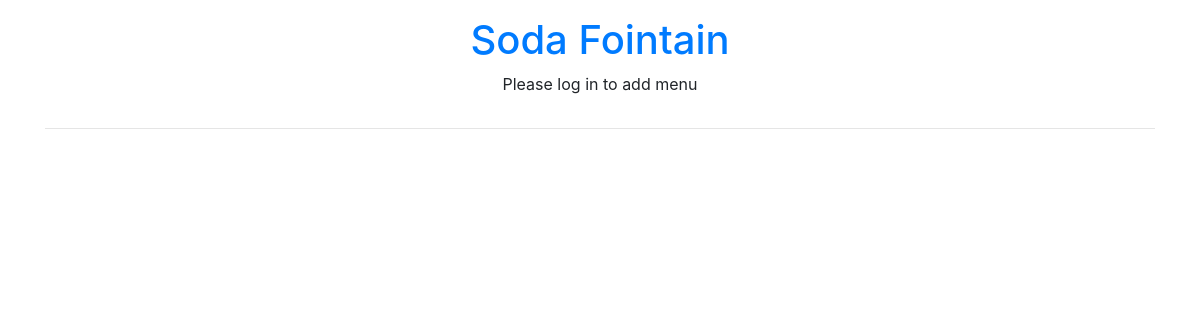
The app's page /, older data.
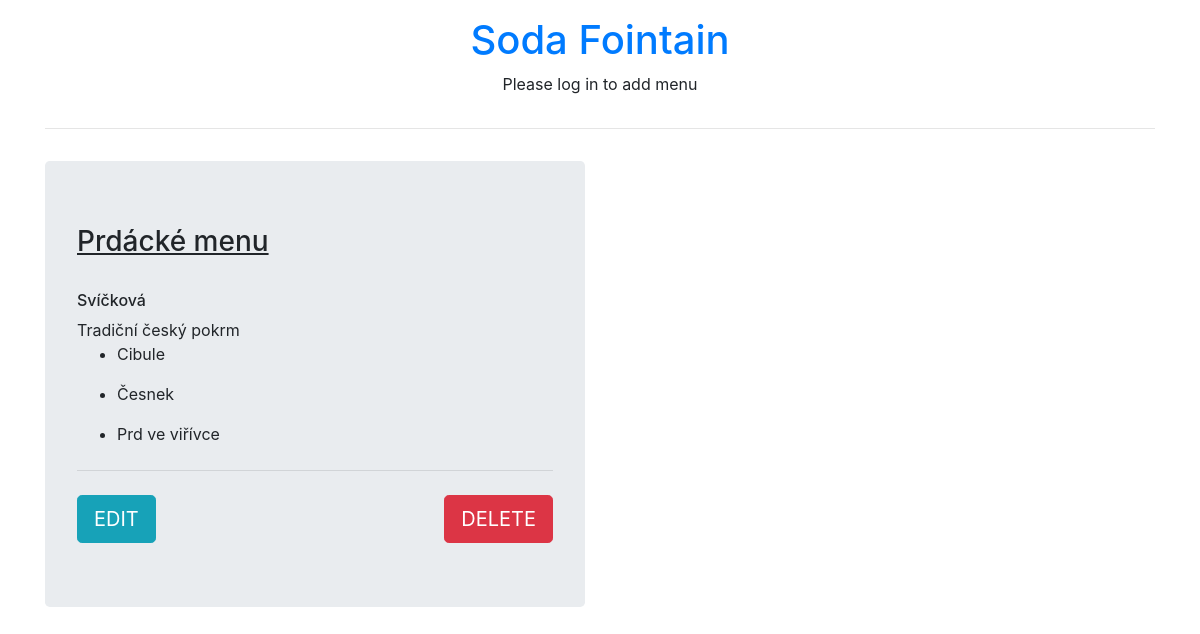
The same page, newer data.
### menu/models.py (models this page shows, shortened)
class Menu(models.Model):
    season = models.CharField(max_length=20)
    created_date = models.DateTimeField(default=timezone.now)
    expiration_date = models.DateTimeField()
    items = models.ManyToManyField('Item')

class Item(models.Model):
    name = models.CharField(max_length=100)
    description = models.TextField()
    created_date = models.DateTimeField(default=timezone.now)
    standard = models.BooleanField(default=False)
    ingredients = models.ManyToManyField('Ingredient')
    def __str__(self):
        return self.name

class Ingredient(models.Model):
    name = models.CharField(max_length=200)
    def __str__(self):
        return self.name

### menu/views.py (the view)
# urls.py: path('', views.menu_view, name='index'),
def menu_view(request):
    menus = models.Menu.objects.all()
    return render(request, 'menu_list.html', {'menus': menus})

### menu/templates/menu/menu_list.html
{% extends "menu/layout.html" %}
{% block content %}
<div class="row">
    {% for menu in menus %}
        <div class="col-6">
            <div class="jumbotron">
              <h3><u>{{ menu.season }}</u></h3><br />
              {% for item in menu.items.all %}
                  <h6>{{ item }}</h6>
                  <h8>{{ item.description }}</h8><br />
                  {% for ingredient in item.ingredients.all %}
                    <ul>
                        <li>{{ ingredient }}</li>
                    </ul>
                  {% endfor %}
              <hr class="my-4">
              {% endfor %}
              <div class="row">
                  <div class='col'>
                      <a class="btn btn-info btn-lg" href="{% url 'menu:edit' pk=menu.pk %}" role="button">EDIT</a>
                  </div>
                  <div class='col'>
                      <a class="btn btn-danger btn-lg float-right" href="{% url 'menu:delete' pk=menu.pk %}" role="button">DELETE</a>
                  </div>
              </div>
            </div>
        </div>
    {% endfor %}
</div>
{% endblock %}

Row changes from the older to the newer data that the page shows:
added Menu: season "Prdácké menu"
added Item: name "Svíčková", description "Tradiční český pokrm"
added Ingredient: name "Cibule"
added Ingredient: name "Česnek"
added Ingredient: name "Prd ve viřívce"
